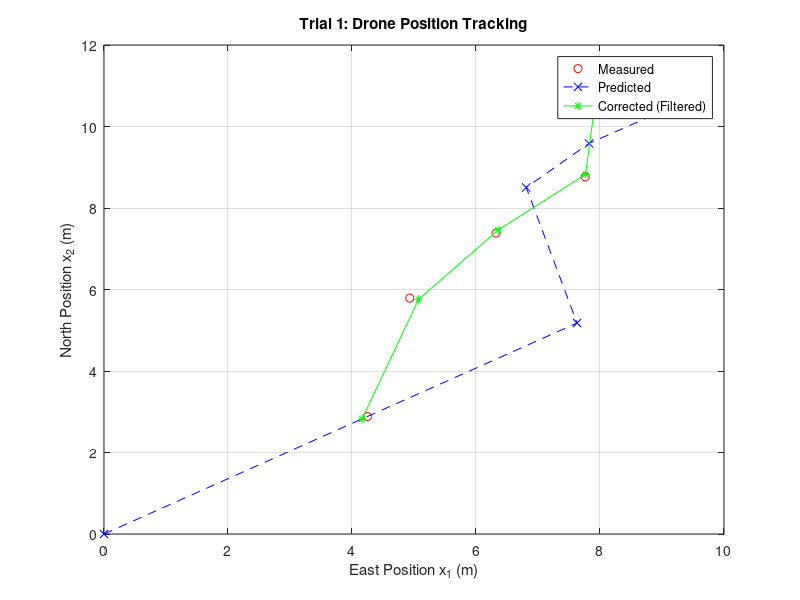
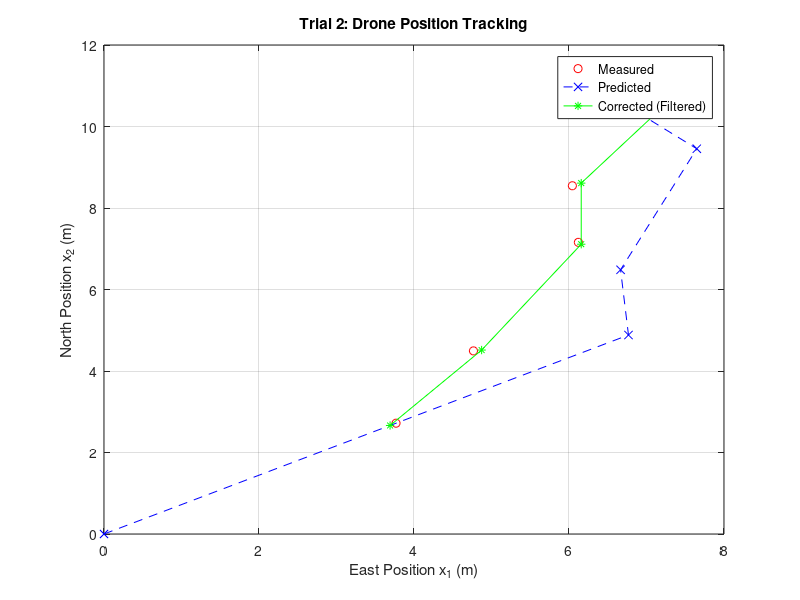
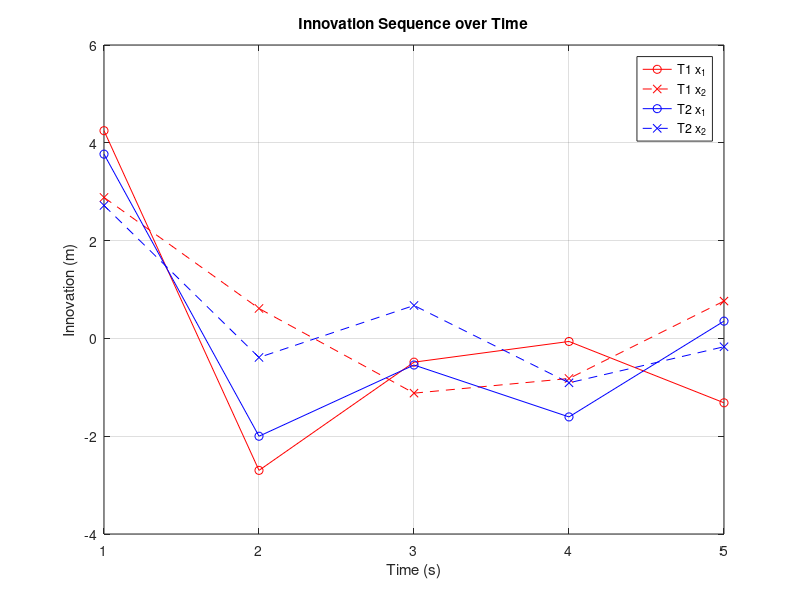
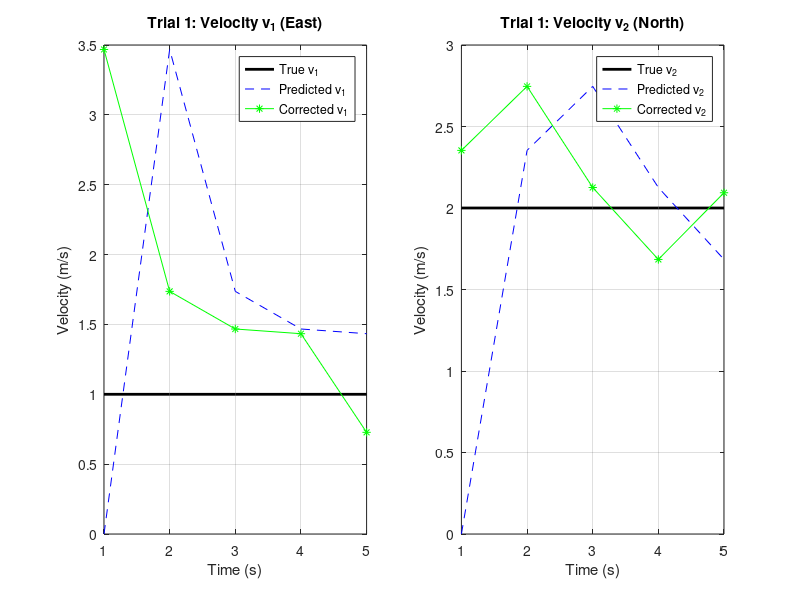

The MATLAB script that drew these images, in order: (Note: this script raises an error after producing the figures.)
clear; close all; clc;

%% Part A - Modeling
sigma = 0.5;
R = eye(2) * (sigma^2);
Q = eye(4);
Ts = 1;

A_d = [1 0 1 0; 
       0 1 0 1; 
       0 0 1 0; 
       0 0 0 1];
C_d = [1 0 0 0; 
       0 1 0 0];

x0 = [0; 0; 0; 0];
% High uncertainty in velocity, moderate in position
P0 = diag([1, 1, 10, 10]); 

%% Part B - Kalman Filter Implementation
Y1 = [4.2484 4.9309 6.3238 7.7615 7.8829;
      2.8829 5.7896 7.3837 8.7653 11.2713];
Y2 = [3.7683 4.7671 6.1210 6.0434 7.1375;
      2.7189 4.4936 7.1571 8.5460 10.2938];

trials = {Y1, Y2};
N = size(Y1, 2);
tspace = 1:Ts:N;

all_x_pred = cell(1,2); 
all_x_corr = cell(1,2);
all_innovations = cell(1,2);

for t_idx = 1:2
    Y = trials{t_idx};
    
    x_pred = zeros(4, N);
    x_corr = zeros(4, N);
    innovations = zeros(2, N);
    
    x_curr = x0;
    P_curr = P0;
    
    % Kalman Filter Loop
    for k = 1:N
        % 1. PREDICT STEP
        x_p = A_d * x_curr;
        P_p = A_d * P_curr * A_d' + Q;
        
        % Store predictions
        x_pred(:, k) = x_p;
        
        % 2. UPDATE STEP
        y_k = Y(:, k);
        inn = y_k - C_d * x_p;                  % Innovation
        S = C_d * P_p * C_d' + R;               % Innovation covariance
        K = P_p * C_d' / S;                     % Kalman Gain
        
        x_curr = x_p + K * inn;                 % Corrected state
        P_curr = (eye(4) - K * C_d) * P_p;      % Corrected covariance
        
        % Store corrections and innovations
        x_corr(:, k) = x_curr;
        innovations(:, k) = inn;
    end
    
    all_x_pred{t_idx} = x_pred;
    all_x_corr{t_idx} = x_corr;
    all_innovations{t_idx} = innovations;
    
    figure('Position', [300,200,600,400]);
    plot(Y(1,:), Y(2,:), 'ro', 'DisplayName', 'Measured'); hold on;
    plot(x_pred(1,:), x_pred(2,:), 'bx--', 'DisplayName', 'Predicted');
    plot(x_corr(1,:), x_corr(2,:), 'g*-', 'DisplayName', 'Corrected (Filtered)');
    title(['Trial ', num2str(t_idx), ': Drone Position Tracking']);
    xlabel('East Position x_1 (m)'); ylabel('North Position x_2 (m)');
    legend; grid on;
    
    fprintf('Trial %d Final Estimated State x_5:\n', t_idx);
    disp(x_corr(:, end));
end

%% Part B(4) - Innovation Sequence Plot
figure('Position', [300,200,600,400]);
plot(tspace, all_innovations{1}(1,:), 'r-o', tspace, all_innovations{1}(2,:), 'r--x'); hold on;
plot(tspace, all_innovations{2}(1,:), 'b-o', tspace, all_innovations{2}(2,:), 'b--x');
title('Innovation Sequence over Time');
xlabel('Time (s)'); ylabel('Innovation (m)');
legend('T1 x_1', 'T1 x_2', 'T2 x_1', 'T2 x_2'); grid on;

%% Part C - Ground Truth Comparison
x1_true = tspace + 3;
x2_true = 2*tspace + 4;
v1_true = 1 * ones(1, N);
v2_true = 2 * ones(1, N);

for t_idx = 1:2
    figure('Position', [400,300,900,400]);
    
    subplot(1,2,1);
    plot(tspace, v1_true, 'k-', 'LineWidth', 2, 'DisplayName', 'True v_1'); hold on;
    plot(tspace, all_x_pred{t_idx}(3,:), 'b--', 'DisplayName', 'Predicted v_1');
    plot(tspace, all_x_corr{t_idx}(3,:), 'g*-', 'DisplayName', 'Corrected v_1');
    title(['Trial ', num2str(t_idx), ': Velocity v_1 (East)']);
    xlabel('Time (s)'); ylabel('Velocity (m/s)');
    legend('Location', 'best'); grid on;
    
    subplot(1,2,2);
    plot(tspace, v2_true, 'k-', 'LineWidth', 2, 'DisplayName', 'True v_2'); hold on;
    plot(tspace, all_x_pred{t_idx}(4,:), 'b--', 'DisplayName', 'Predicted v_2');
    plot(tspace, all_x_corr{t_idx}(4,:), 'g*-', 'DisplayName', 'Corrected v_2');
    title(['Trial ', num2str(t_idx), ': Velocity v_2 (North)']);
    xlabel('Time (s)'); ylabel('Velocity (m/s)');
    legend('Location', 'best'); grid on;
end

pos_errors = [];
vel_errors = [];

for t_idx = 1:2
    x_c = all_x_corr{t_idx};
    
    pos_err = [x_c(1,:) - x1_true; x_c(2,:) - x2_true];
    vel_err = [x_c(3,:) - v1_true; x_c(4,:) - v2_true];
    
    pos_errors = [pos_errors, pos_err];
    vel_errors = [vel_errors, vel_err];
end

figure('Position', [500,300,800,400]);

subplot(1,2,1);
histogram(pos_errors(:), 5); 
title('Histogram: Position Estimation Error');
xlabel('Error (m)');
grid on;

subplot(1,2,2);
histogram(vel_errors(:), 5);
title('Histogram: Velocity Estimation Error');
xlabel('Error (m/s)');
grid on;

pos_rmse = sqrt(mean(pos_errors(:).^2));
vel_rmse = sqrt(mean(vel_errors(:).^2));
fprintf('\n--- Part C: RMSE ---\n');
fprintf('Position RMSE: %.4f m\n', pos_rmse);
fprintf('Velocity RMSE: %.4f m/s\n', vel_rmse);

%% Part E - Parameter Sensitivity (Trial 1)
Q_vals = {0.01 * eye(4), eye(4), 100 * eye(4)};
Q_labels = {'Qa = 0.01*I', 'Q = I', 'Qb = 100*I'};
colors = {'r', 'g', 'b'};

figure('Position', [300,200,600,400]);
plot(Y1(1,:), Y1(2,:), 'ko', 'MarkerSize', 8, 'DisplayName', 'Measurements'); hold on;

for i = 1:length(Q_vals)
    Q_test = Q_vals{i};
    x_curr = x0; P_curr = P0;
    x_corr_test = zeros(4, N);
    
    for k = 1:N
        x_p = A_d * x_curr;
        P_p = A_d * P_curr * A_d' + Q_test;
        y_k = Y1(:, k);
        K = P_p * C_d' / (C_d * P_p * C_d' + R);
        x_curr = x_p + K * (y_k - C_d * x_p);
        P_curr = (eye(4) - K * C_d) * P_p;
        x_corr_test(:, k) = x_curr;
    end
    plot(x_corr_test(1,:), x_corr_test(2,:), [colors{i} '*-'], 'DisplayName', Q_labels{i});
end
title('Parameter Sensitivity on Trial 1 (Effect of Process Noise)');
xlabel('East Position x_1'); ylabel('North Position x_2');
legend; grid on;

%% Part E- RMSE for different Q values
Q_vals = {0.01 * eye(4), eye(4), 100 * eye(4)};
Q_names = {'Qa (0.01)', 'Original (1.0)', 'Qb (100.0)'};
trials = {Y1, Y2};

rmse_results = zeros(length(Q_vals), 2);


t_vec = 1:5;
xtrue = [t_vec + 3; 2*t_vec + 4]; 

for t_idx = 1:2
    Y_current = trials{t_idx};
    
    for q_idx = 1:length(Q_vals)
        Q_test = Q_vals{q_idx};
        
        x_curr = x0; 
        P_curr = P0;
        x_corr_history = zeros(2, 5); 
        
        for k = 1:5
            % Predict
            x_p = A_d * x_curr;
            P_p = A_d * P_curr * A_d' + Q_test;
            
            % Update
            y_k = Y_current(:, k);
            K = P_p * C_d' / (C_d * P_p * C_d' + R);
            x_curr = x_p + K * (y_k - C_d * x_p);
            P_curr = (eye(4) - K * C_d) * P_p;
            
            x_corr_history(:, k) = x_curr(1:2); % Grab positions
        end
        
        errors = x_corr_history - xtrue;
        rmse_results(q_idx, t_idx) = sqrt(mean(errors(:).^2));
    end
end

fprintf('\n--- Position RMSE Comparison ---\n');
fprintf('%-15s | %-10s | %-10s\n', 'Q Value', 'Trial 1', 'Trial 2');
fprintf('----------------------------------------------\n');
for i = 1:3
    fprintf('%-15s | %-10.4f | %-10.4f\n', Q_names{i}, rmse_results(i,1), rmse_results(i,2));
end
